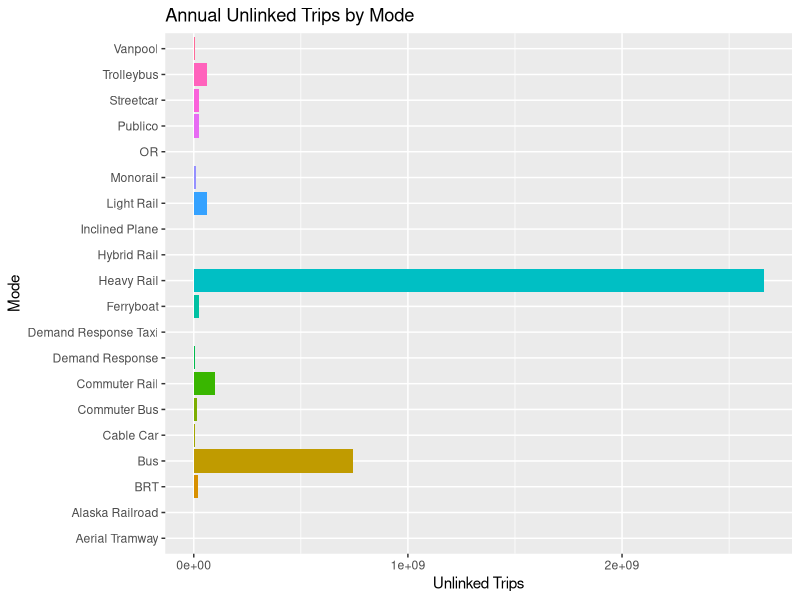
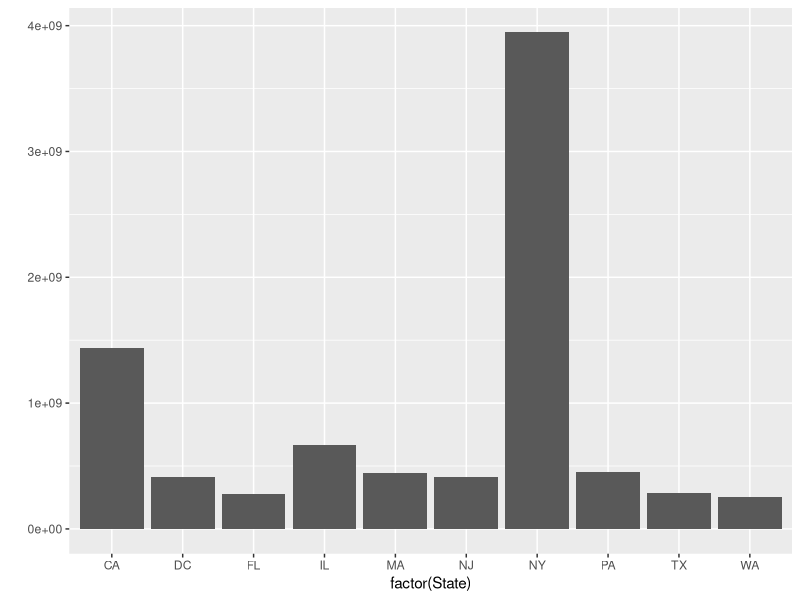
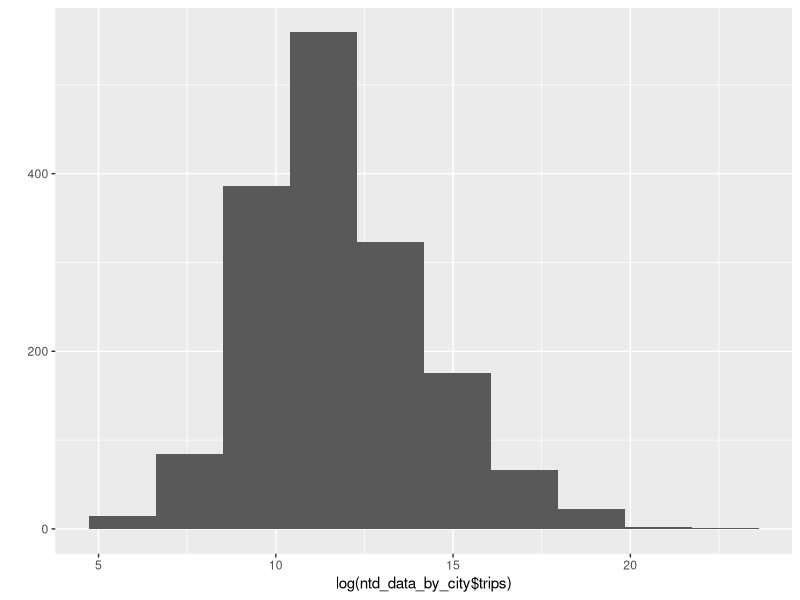
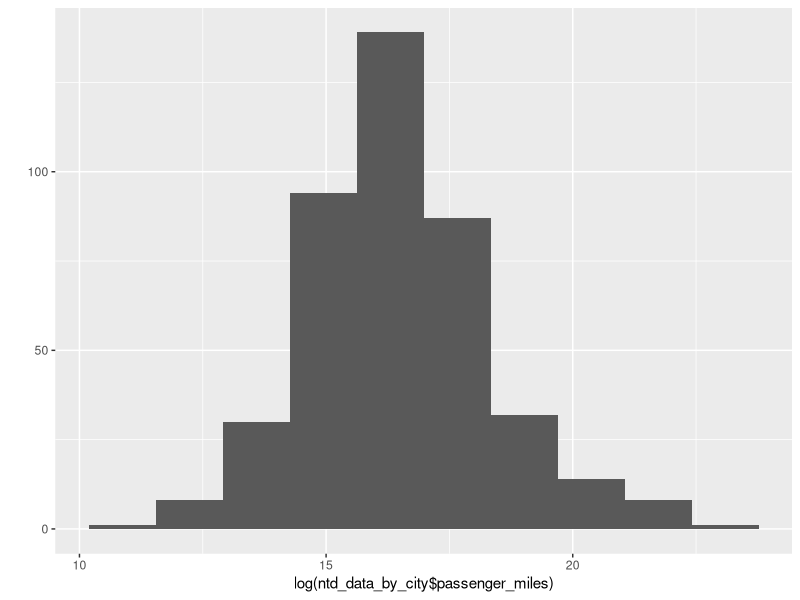
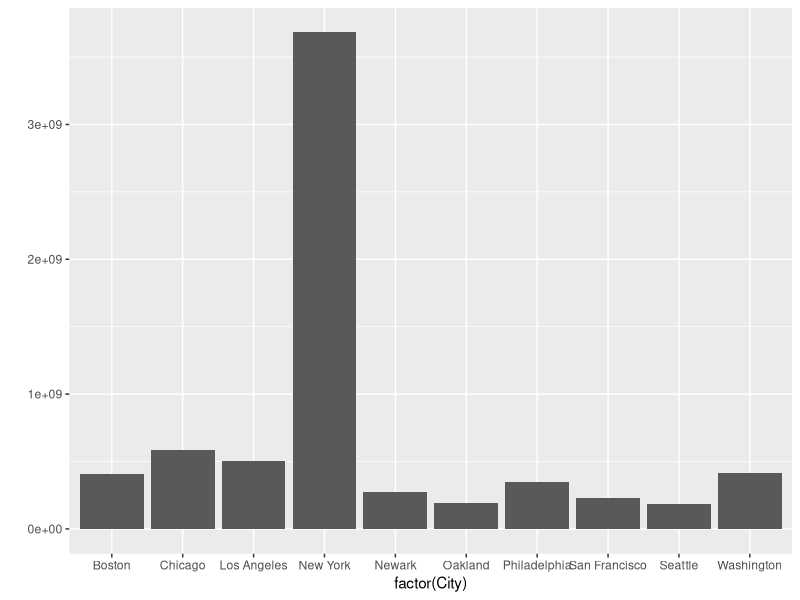
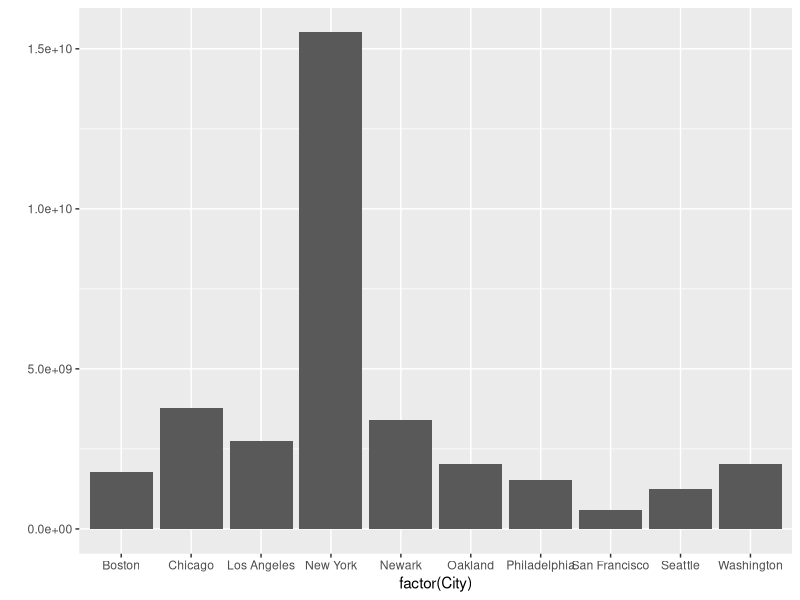
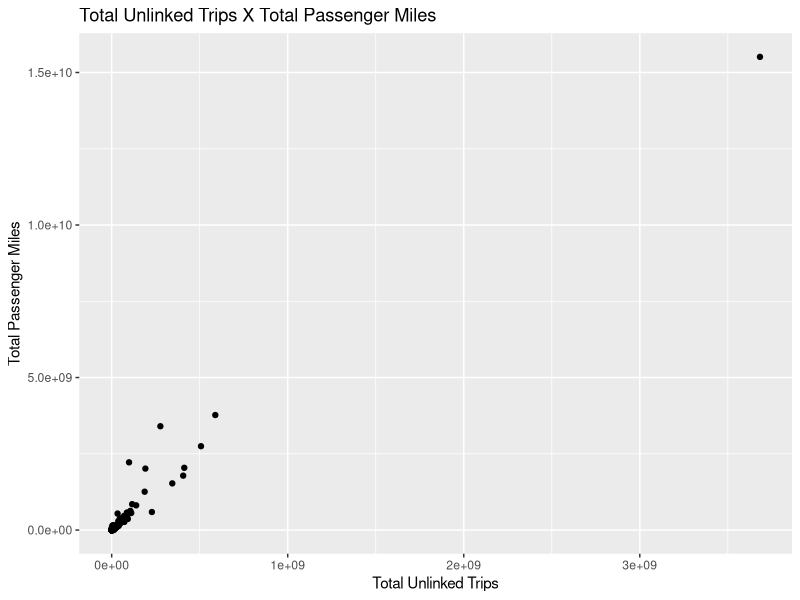
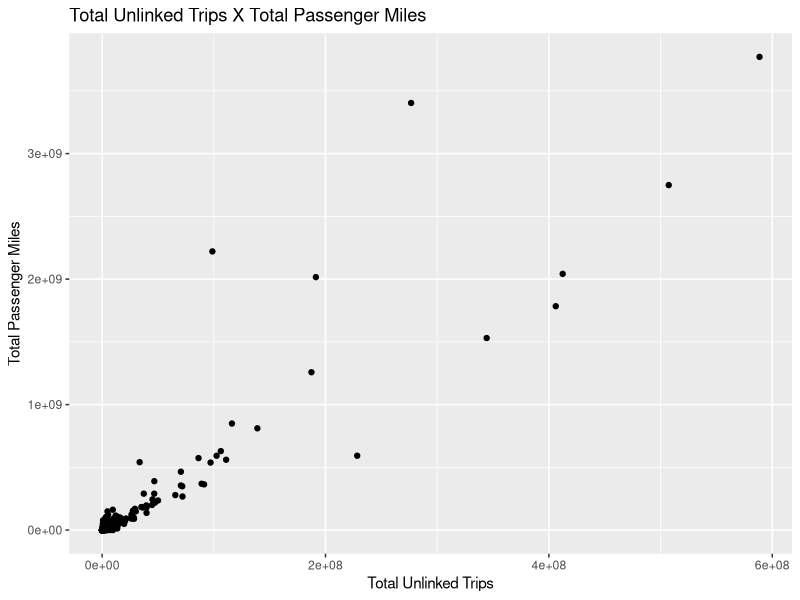

These figures' R source, in order:
## ---- chunk 1
knitr::opts_chunk$set(echo = FALSE, warning = FALSE)

library("ggplot2")
library("knitr")
library("dplyr")

##Load data in CSV format
ntd_service_data <- read.csv("Service.csv", sep=",", header=TRUE)

## ---- chunk 2
## Setting Mode Name
ntd_service_data$Mode_Name[ntd_service_data$Mode == "MB"] <- "Bus"
ntd_service_data$Mode_Name[ntd_service_data$Mode == "RB"] <- "BRT"
ntd_service_data$Mode_Name[ntd_service_data$Mode == "CC"] <- "Cable Car"
ntd_service_data$Mode_Name[ntd_service_data$Mode == "CB"] <- "Commuter Bus"
ntd_service_data$Mode_Name[ntd_service_data$Mode == "CR"] <- "Commuter Rail"
ntd_service_data$Mode_Name[ntd_service_data$Mode == "DR"] <- "Demand Response"
ntd_service_data$Mode_Name[ntd_service_data$Mode == "DT"] <- 
  "Demand Response Taxi"
ntd_service_data$Mode_Name[ntd_service_data$Mode == "FB"] <- "Ferryboat"
ntd_service_data$Mode_Name[ntd_service_data$Mode == "HR"] <- "Heavy Rail"
ntd_service_data$Mode_Name[ntd_service_data$Mode == "YR"] <- "Hybrid Rail"
ntd_service_data$Mode_Name[ntd_service_data$Mode == "IP"] <- "Inclined Plane"
ntd_service_data$Mode_Name[ntd_service_data$Mode == "LR"] <- "Light Rail"
ntd_service_data$Mode_Name[ntd_service_data$Mode == "MG"] <- "Monorail"
ntd_service_data$Mode_Name[ntd_service_data$Mode == "SR"] <- "Streetcar"
ntd_service_data$Mode_Name[ntd_service_data$Mode == "TB"] <- "Trolleybus"
ntd_service_data$Mode_Name[ntd_service_data$Mode == "VP"] <- "Vanpool"
ntd_service_data$Mode_Name[ntd_service_data$Mode == "JT"] <- "Jitney"
ntd_service_data$Mode_Name[ntd_service_data$Mode == "TR"] <- "Aerial Tramway"
ntd_service_data$Mode_Name[ntd_service_data$Mode == "PB"] <- "Publico"
ntd_service_data$Mode_Name[ntd_service_data$Mode == "AR"] <- "Alaska Railroad"
ntd_service_data$Mode_Name[ntd_service_data$Mode == "OR"] <- "OR"

#Setting Mode Groups
ntd_service_data$Mode_Group[ntd_service_data$Mode == "MB"] <- "Bus Transit"
ntd_service_data$Mode_Group[ntd_service_data$Mode == "RB"] <- "Bus Transit"
ntd_service_data$Mode_Group[ntd_service_data$Mode == "CC"] <- "Bus Transit"
ntd_service_data$Mode_Group[ntd_service_data$Mode == "CB"] <- "Bus Transit"
ntd_service_data$Mode_Group[ntd_service_data$Mode == "CR"] <- "Commuter Rail"
ntd_service_data$Mode_Group[ntd_service_data$Mode == "DR"] <- "Demand Response"
ntd_service_data$Mode_Group[ntd_service_data$Mode == "DT"] <- "Demand Response"
ntd_service_data$Mode_Group[ntd_service_data$Mode == "FB"] <- "Ferryboat"
ntd_service_data$Mode_Group[ntd_service_data$Mode == "HR"] <- "Rail Transit"
ntd_service_data$Mode_Group[ntd_service_data$Mode == "YR"] <- "Rail Transit"
ntd_service_data$Mode_Group[ntd_service_data$Mode == "IP"] <- "Other"
ntd_service_data$Mode_Group[ntd_service_data$Mode == "LR"] <- "Rail Transit"
ntd_service_data$Mode_Group[ntd_service_data$Mode == "MG"] <- "Rail Transit"
ntd_service_data$Mode_Group[ntd_service_data$Mode == "SR"] <- "Rail Transit"
ntd_service_data$Mode_Group[ntd_service_data$Mode == "TB"] <- "Bus Transit"
ntd_service_data$Mode_Group[ntd_service_data$Mode == "VP"] <- "Demand Response"
ntd_service_data$Mode_Group[ntd_service_data$Mode == "JT"] <- "Other"
ntd_service_data$Mode_Group[ntd_service_data$Mode == "TR"] <- "Rail Transit"
ntd_service_data$Mode_Group[ntd_service_data$Mode == "PB"] <- "Bus Transit"
ntd_service_data$Mode_Group[ntd_service_data$Mode == "AR"] <- "Rail Transit"
ntd_service_data$Mode_Group[ntd_service_data$Mode == "OR"] <- "Other"

## Making unlinked trips numeric
ntd_service_data$Unlinked.Passenger.Trips <- 
  as.numeric(gsub("\\,","",
                  as.character(ntd_service_data$Unlinked.Passenger.Trips)))

## Top unlinked trips by mode
ggplot(data=ntd_service_data, 
       aes(x=Mode_Name, y=Unlinked.Passenger.Trips
           ,fill=factor(Mode_Name))) +
  geom_bar(position="dodge", stat="identity") +
  coord_flip() +
  theme(legend.position = "none") +
  labs(x = "Mode", y = "Unlinked Trips", 
       title = "Annual Unlinked Trips by Mode")
## ---- chunk 3
ntd_unlinked_trips_by_state <- ntd_service_data %>% 
group_by(State) %>%
summarise(trips = sum(Unlinked.Passenger.Trips)) %>%
ungroup() %>%
arrange(desc(trips))

qplot(factor(State), data=ntd_unlinked_trips_by_state[1:10,], geom="bar",
      weight = trips) +
  theme(legend.position = "none")

## ---- chunk 4
summary(ntd_unlinked_trips_by_state$trips)

## ---- chunk 5

## Making passenger miles numeric
ntd_service_data$Passenger.Miles[is.na(ntd_service_data$Passenger.Miles)] <- 0
ntd_service_data$Passenger.Miles <- 
  as.numeric(gsub("\\,","",as.character(ntd_service_data$Passenger.Miles)))
## Making population numeric
ntd_service_data$Primary.UZA.Population <- 
  as.numeric(gsub("\\,","",
                  as.character(ntd_service_data$Primary.UZA.Population)))

ntd_data_by_city <- ntd_service_data %>% 
  group_by(City) %>%
  summarise(trips = sum(Unlinked.Passenger.Trips), passenger_miles = 
              sum(Passenger.Miles), city_population = 
              max(Primary.UZA.Population))  %>%
  ungroup() %>%
  arrange(desc(trips))

## ---- chunk 6
summary(ntd_data_by_city$trips)
summary(ntd_data_by_city$passenger_miles)

## ---- chunk 7
qplot(log(ntd_data_by_city$trips), 
      geom="histogram", bins = 10)

qplot(log(ntd_data_by_city$passenger_miles), 
      geom="histogram", bins = 10)

## ---- chunk 8

qplot(factor(City), data=ntd_data_by_city[1:10,], geom="bar", 
       weight = trips) +
  theme(legend.position = "none")
qplot(factor(City), data=ntd_data_by_city[1:10,], geom="bar", 
       weight = passenger_miles) +
  theme(legend.position = "none")

## ---- chunk 9
## Scatter Plot: Total Trips X Total Passenger Miles
qplot(trips, passenger_miles, data=ntd_data_by_city, 
      main="Total Unlinked Trips X Total Passenger Miles", 
      xlab="Total Unlinked Trips", 
      ylab="Total Passenger Miles")
## ---- chunk 10
## Scatter Plot: Total Trips X Total Passenger Miles
qplot(trips, passenger_miles, data=ntd_data_by_city[2:nrow(ntd_data_by_city),], 
      main="Total Unlinked Trips X Total Passenger Miles", 
      xlab="Total Unlinked Trips", 
      ylab="Total Passenger Miles")
## ---- chunk 11

qplot(factor(City), data=ntd_data_by_city[1:10,], geom="bar", 
      weight = city_population) +
  theme(legend.position = "none")

## ---- chunk 12

summary(ntd_data_by_city$city_population)

## ---- chunk 13
qplot(log(ntd_data_by_city$city_population), 
      geom="histogram", bins = 10)
## ---- chunk 14
## Scatter Plot: Total Trips X City Population
qplot(city_population, trips, data=ntd_data_by_city, 
      main="Total Unlinked Trips X City Population", xlab="City Population", 
      ylab="Total Unlinked Trips")
## ---- chunk 15
ntd_service_data$Vehicle.Miles <- 
  as.numeric(gsub("\\,","",as.character(ntd_service_data$Vehicle.Miles)))

ntd_service_data$Vehicle.Hours <- 
  as.numeric(gsub("\\,","",as.character(ntd_service_data$Vehicle.Hours)))

ntd_service_data$Mode.VOMS <- 
  as.numeric(gsub("\\,","",as.character(ntd_service_data$Mode.VOMS)))
## ---- chunk 16
summary(ntd_service_data$Vehicle.Miles)
summary(ntd_service_data$Vehicle.Hours)

## ---- chunk 17
## Scatter Plot: Vehicle Hours X Vehicle Miles
p1 <- ggplot(ntd_service_data, aes(x = log(Vehicle.Miles), 
                                   y = log(Vehicle.Hours)))
p1 + geom_point(aes(color = Mode_Group))
## ---- chunk 18
## Scatter Plot: Vehicle Hours X Vehicle Miles X Number of Vehicles
p1 <- ggplot(ntd_service_data, aes(x = log(Vehicle.Miles), y = log(Vehicle.Hours)))
p1 + geom_point(aes(color = log(Mode.VOMS)))
## ---- chunk 19
## Ratio Vehicle Miles / Vehicle Hours
ntd_service_data$Vehicle.Miles.Hours <- 
  as.numeric(ntd_service_data$Vehicle.Miles/
  ntd_service_data$Vehicle.Hours)

qplot(factor(Mode), data=ntd_service_data, geom="bar", fill=factor(Mode), 
      weight = Vehicle.Miles.Hours) +
  theme(legend.position = "none")
## ---- chunk 20

cor.test(ntd_service_data$Vehicle.Miles,ntd_service_data$Vehicle.Hours,
         method = "pearson")

## ---- chunk 21
## Making speed numeric
ntd_service_data$Average.Speed..mi.hr. <- 
  as.numeric(as.character(ntd_service_data$Average.Speed..mi.hr.))

commuter_rail_subset <- filter(ntd_service_data, Mode == "CR")

## TOp 10 commuter rail agencies in the US
commuter_rail_by_agency <- commuter_rail_subset %>% 
  group_by(Name) %>%
  summarise(Trips = sum(Unlinked.Passenger.Trips)) %>%
  ungroup() %>%
  arrange(desc(Trips))

ggplot(data=commuter_rail_by_agency[1:10,], 
       aes(x=Name, y=Trips,fill=factor(Name))) +
  geom_bar(position="dodge", stat="identity") +
  coord_flip() +
  theme(legend.position = "none")

## ---- chunk 22

## TOp 10 commuter rail agencies in the US in respect to the mean
ggplot(data=commuter_rail_by_agency[1:10,], 
       aes(x=Name, y=Trips/mean(commuter_rail_subset$Unlinked.Passenger.Trips)
           ,fill=factor(Name))) +
  geom_bar(position="dodge", stat="identity") +
  coord_flip() +
  theme(legend.position = "none")
## ---- chunk 23

mean(commuter_rail_subset$Unlinked.Passenger.Trips)
median(commuter_rail_subset$Unlinked.Passenger.Trips)

## ---- chunk 24

qplot(commuter_rail_subset$Unlinked.Passenger.Trips, 
      geom="histogram", bins = 10)

## ---- chunk 25
## TOp 10 COmmuter Revenue per mile 
revenue_commuter_rail_by_agency <- commuter_rail_subset %>% 
  group_by(Name) %>%
  summarise(Revenue_Mile = sum(as.numeric(Train..Revenue.Miles))) %>%
  ungroup() %>%
  arrange(desc(Revenue_Mile))

ggplot(data=revenue_commuter_rail_by_agency[1:10,], 
       aes(x=Name, y=Revenue_Mile
           ,fill=factor(Name))) +
  geom_bar(position="dodge", stat="identity") +
  coord_flip() +
  theme(legend.position = "none")
## ---- chunk 26
## Making number of vehicles numeric
ntd_service_data$Mode.VOMS[is.na(ntd_service_data$Mode.VOMS)] <- 0

ntd_service_data$Mode.VOMS <- 
  as.numeric(gsub("\\,","",as.character(ntd_service_data$Mode.VOMS)))

## Making average passenger trip length numeric
ntd_service_data$Average.Passenger.Trip.Length..mi. <- 
  as.numeric(as.character(ntd_service_data$Average.Passenger.Trip.Length..mi.))
ntd_service_data$Average.Passenger.Trip.Length..mi.[
  is.na(ntd_service_data$Average.Passenger.Trip.Length..mi.)] <- 0 

bus_subset <- filter(ntd_service_data, Mode == "MB")

## Top 10 bus agencies in the US
bus_by_agency <- bus_subset %>% 
  group_by(Name) %>%
  summarise(trips = sum(Unlinked.Passenger.Trips), voms = sum(Mode.VOMS), 
            speed = mean(Average.Speed..mi.hr.), 
            trip_length = mean(Average.Passenger.Trip.Length..mi.)) %>%
  ungroup() %>%
  arrange(desc(trips))

ggplot(data=bus_by_agency[1:10,], 
       aes(x=Name, y=trips
           ,fill=factor(Name))) +
  geom_bar(position="dodge", stat="identity") +
  coord_flip() +
  theme(legend.position = "none")
## ---- chunk 27

## Plotting top 10 agencies by the number of vehicles
ggplot(data=bus_by_agency[1:10,], 
       aes(x=Name, y=voms
           ,fill=factor(Name))) +
  geom_bar(position="dodge", stat="identity") +
  coord_flip() +
  theme(legend.position = "none")

## Histogram presenting bus operators grouped by number of vehicles
qplot(bus_subset$Mode.VOMS, geom="histogram", bins = 40)

## ---- chunk 28
## Scatter Plot: Total Trips X Total Passenger Miles
qplot(trips, voms, data=bus_by_agency, 
      main="Total Unlinked Trips X Total Vehicles", xlab="Total Unlinked Trips", 
      ylab="Total Vehicles")
## ---- chunk 29

cor.test(bus_by_agency$trips,bus_by_agency$voms,
         method = "pearson")

## ---- chunk 30

## Plotting top 10 agencies by the speed
ggplot(data=bus_by_agency[1:10,], 
       aes(x=Name, y=speed
           ,fill=factor(Name))) +
  geom_bar(position="dodge", stat="identity") +
  coord_flip() +
  theme(legend.position = "none")

## ---- chunk 31
## Scatter Plot: Average Bus Speed X Average Trip Length
qplot(speed, trip_length, data=bus_by_agency, 
      main="Average Bus Speed X Average Trip Length", 
      xlab="Average Speed (miles/hour)", 
      ylab="Trip Length (Miles)")
## ---- chunk 32
## Scatter Plot: Scheduled.Vehicle.Revenue.Miles X Vehicle.Revenue.Miles
ntd_service_data$Scheduled.Vehicle.Revenue.Miles <- as.numeric(gsub("\\,","",
  as.character(ntd_service_data$Scheduled.Vehicle.Revenue.Miles)))

ntd_service_data$Vehicle.Revenue.Miles <- as.numeric(gsub("\\,","",
  as.character(ntd_service_data$Vehicle.Revenue.Miles)))

qplot(Scheduled.Vehicle.Revenue.Miles, Vehicle.Revenue.Miles, 
      data=ntd_service_data, alpha=I(0.1))
## ---- chunk 33
## unlinked trips by mode
ggplot(data=ntd_service_data, 
       aes(x=Mode_Name, y=Unlinked.Passenger.Trips
           ,fill=factor(1))) +
  geom_bar(position="dodge", stat="identity") +
  coord_flip() +
  theme(legend.position = "none") +
  labs(x = "Mode", y = "Unlinked Trips", 
       title = "Annual Unlinked Trips by Mode") +
  scale_y_continuous(
    name="Unlinked Trips",
    labels = function(n) {format(n, big.mark=",", scientific = FALSE)})
## ---- chunk 34

## Top 10 Cities by unlinked trips
qplot(factor(City), data=ntd_data_by_city[1:10,], geom="bar",
      weight = trips, main="Top 10 Cities by Unlinked Trips", xlab="City", 
      ylab="Unlinked Trips") + 
  theme(legend.position = "none") + 
  theme(axis.text.x = element_text(angle = 45, hjust = 1)) +
  scale_fill_discrete(guide = guide_legend(title = "City")) +
  scale_y_continuous(
    name="Unlinked Trips",labels = 
      function(n) {format(n, big.mark=",", scientific = FALSE)})

## ---- chunk 35
## Scatter Plot: Scheduled.Vehicle.Revenue.Miles X Vehicle.Revenue.Miles
qplot(Scheduled.Vehicle.Revenue.Miles, Vehicle.Revenue.Miles, 
      data=ntd_service_data, 
      main="Scheduled Vs. Actual Vehicle Miles Vs. Passenger Trip Length", 
      xlab="Logarithm of Scheduled Vehicle Revenue Miles", 
      ylab="Logarithm of Actual Vehicle Revenue Miles", alpha=I(0.1)) + 
  scale_x_log10() +
  scale_y_log10() + geom_point(aes(color = log(Average.Passenger.Trip.Length..mi.))) +
  labs(colour = "Logarithm of Avg. Passenger Trip Length (Miles)")
